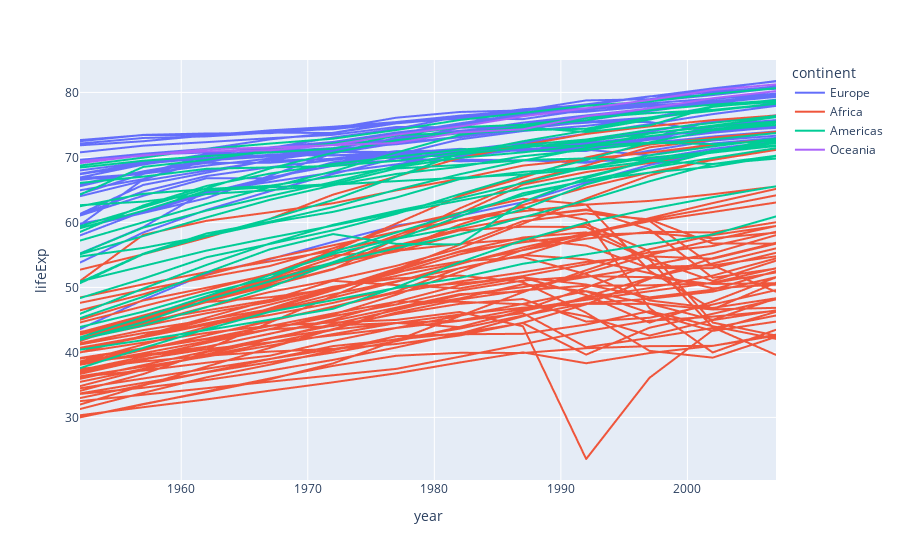

Notebook code cell kept with this figure:
### Code cell
import plotly.express as px

df = px.data.gapminder().query("continent != 'Asia'") # remove Asia for visibility
fig = px.line(df, x="year", y="lifeExp", color="continent",
              line_group="country", hover_name="country")
fig.show()
df
